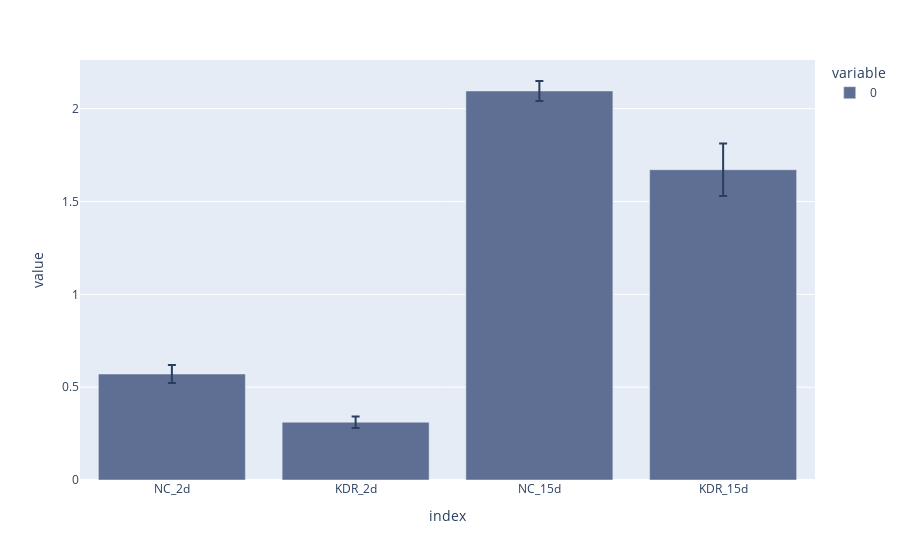

This figure's notebook cell:
### Code cell
### express 绘制柱状图，带有误差棒
fig = px.bar(df.mean(axis=0),error_y=df.std(axis=0),labels={'x':'species','y':'APTT'},color_discrete_sequence=['#5F6F94','#FFFAFA','#DD5353'])
fig.show()
pio.write_image(fig,'./liver regeneration.pdf')

### Figure 1 — Plotly figure (JSON) as saved in the notebook; plotly's stock layout.template omitted (floating-point values rounded to 4 significant figures)
{"data": [{"alignmentgroup": "True", "error_y": {"array": [0.04803, 0.03053, 0.05368, 0.1415]}, "hovertemplate": "variable=0<br>index=%{x}<br>value=%{y}<extra></extra>", "legendgroup": "0", "marker": {"color": "#5F6F94", "pattern": {"shape": ""}}, "name": "0", "offsetgroup": "0", "orientation": "v", "showlegend": true, "textposition": "auto", "type": "bar", "x": ["NC_2d", "KDR_2d", "NC_15d", "KDR_15d"], "xaxis": "x", "y": [0.5708, 0.3112, 2.095, 1.671], "yaxis": "y"}], "layout": {"barmode": "relative", "legend": {"title": {"text": "variable"}, "tracegroupgap": 0}, "margin": {"t": 60}, "xaxis": {"anchor": "y", "domain": [0, 1], "title": {"text": "index"}}, "yaxis": {"anchor": "x", "domain": [0, 1], "title": {"text": "value"}}}}
